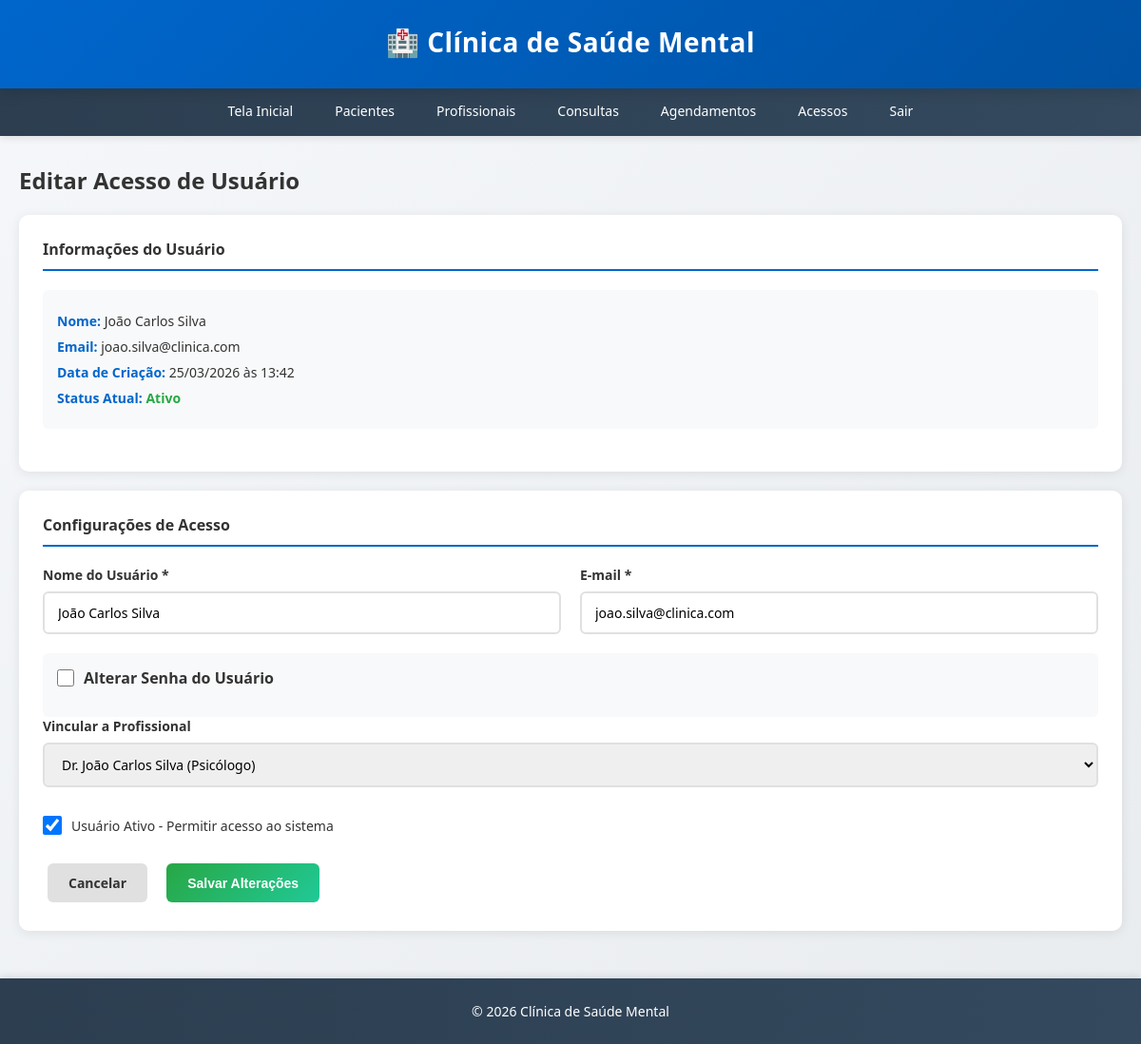
Page /acessos/2/editar (signed in) on the committed database.
### app/models.py (models this page shows, shortened)
class Usuario(db.Model, UserMixin):
    __tablename__ = 'usuarios'
    id = db.Column(db.Integer, primary_key=True)
    nome = db.Column(db.String(100), nullable=False)
    email = db.Column(db.String(120), unique=True, nullable=False)
    senha = db.Column(db.String(200), nullable=False)
    profissional_id = db.Column(db.Integer, db.ForeignKey('profissionais.id'), nullable=True)
    ativo = db.Column(db.Boolean, default=False)
    data_criacao = db.Column(db.DateTime, default=datetime.utcnow)
    profissional = db.relationship('Profissional', backref='usuarios')

class Profissional(db.Model):
    __tablename__ = 'profissionais'
    id = db.Column(db.Integer, primary_key=True)
    nome = db.Column(db.String(150), nullable=False)
    cpf = db.Column(db.String(14), unique=True, nullable=False)
    especialidade = db.Column(db.String(100), nullable=False)
    especialidade_customizada = db.Column(db.String(100), nullable=True)
    telefone = db.Column(db.String(20), nullable=False)
    email = db.Column(db.String(120), nullable=True)
    numero_registro = db.Column(db.String(50), nullable=True)
    estado_civil = db.Column(db.String(50), nullable=True)
    endereco = db.Column(db.String(300), nullable=True)
    nome_contato_emergencia = db.Column(db.String(150), nullable=True)
    telefone_contato_emergencia = db.Column(db.String(20), nullable=True)
    data_cadastro = db.Column(db.DateTime, default=datetime.utcnow)
    consultas = db.relationship('Consulta', backref='profissional', lazy=True, cascade='all, delete-orphan')
    agendamentos = db.relationship('Agendamento', backref='profissional', lazy=True, cascade='all, delete-orphan')

### app/routes.py (the view, shortened to what this page needs)
@acessos_bp.route('/<int:id>/editar', methods=['GET', 'POST'])
@login_required
def editar_acesso(id):
    usuario = Usuario.query.get_or_404(id)
    profissionais = Profissional.query.all()
    return render_template('acessos/editar.html', usuario=usuario, profissionais=profissionais)

### app/templates/acessos/editar.html (shortened to what this page needs)
{% extends "base.html" %}
{% block content %}
<h2>Editar Acesso de Usuário</h2>
<div class="form-section">
    <div class="form-section-title">Informações do Usuário</div>
    <div class="user-info">
        <p><strong>Nome:</strong> {{ usuario.nome }}</p>
        <p><strong>Email:</strong> {{ usuario.email }}</p>
        <p><strong>Data de Criação:</strong> {{ usuario.data_criacao.strftime('%d/%m/%Y às %H:%M') }}</p>
        <p><strong>Status Atual:</strong>
            {% if usuario.ativo %}
                <span style="color: #28a745; font-weight: 600;">Ativo</span>
            {% else %}
                <span style="color: #dc3545; font-weight: 600;">Inativo</span>
            {% endif %}
        </p>
    </div>
</div>
<div class="form-section">
    <div class="form-section-title">Configurações de Acesso</div>
    <form method="POST">
        <div class="form-row">
            <div class="form-group">
                <label for="nome">Nome do Usuário *</label>
                <input type="text" id="nome" name="nome" value="{{ usuario.nome }}" required>
            </div>
            <div class="form-group">
                <label for="email">E-mail *</label>
                <input type="email" id="email" name="email" value="{{ usuario.email }}" required>
            </div>
        </div>
        <div class="password-section">
            <div class="password-toggle">
                <input type="checkbox" id="alterar_senha" name="alterar_senha" onchange="togglePasswordFields()">
                <label for="alterar_senha">Alterar Senha do Usuário</label>
            </div>
        </div>
        <div class="form-row">
            <div class="form-group">
                <label for="profissional_id">Vincular a Profissional</label>
                <select id="profissional_id" name="profissional_id">
                    {% for profissional in profissionais %}
                    <option value="{{ profissional.id }}" {% if usuario.profissional_id == profissional.id %}selected{% endif %}>
                        {{ profissional.nome }} ({{ profissional.especialidade }})
                    </option>
                    {% endfor %}
                </select>
            </div>
        </div>
        <div class="form-row">
            <div class="form-group full">
                <div class="checkbox-group">
                    <input type="checkbox" id="ativo" name="ativo" value="on" {% if usuario.ativo %}checked{% endif %}>
                    <label for="ativo">Usuário Ativo - Permitir acesso ao sistema</label>
                </div>
            </div>
        </div>
        <div class="form-actions">
            <a href="{{ url_for('acessos.listar_acessos') }}" class="btn btn-secondary">Cancelar</a>
            <button type="submit" class="btn btn-success">Salvar Alterações</button>
        </div>
    </form>
</div>
{% endblock %}

### app/templates/base.html (style rules this page uses)
* { margin: 0; padding: 0; box-sizing: border-box; }
body { font-family: 'Segoe UI', Tahoma, Geneva, Verdana, sans-serif; background: linear-gradient(135deg, #f5f7fa 0%, #e9ecef 100%); color: #333; min-height: 100vh; display: flex; flex-direction: column; }
.btn { display: inline-block; padding: 11px 22px; margin: 5px; border: none; border-radius: 6px; cursor: pointer; text-decoration: none; font-size: 14px; font-weight: 600; transition: all 0.3s ease; }
.btn-secondary { background: #e0e0e0; color: #333; }
.btn-success { background: linear-gradient(135deg, #28a745 0%, #20c997 100%); color: white; }
.form-group { margin-bottom: 18px; }
.form-group label { display: block; margin-bottom: 8px; color: #333; font-weight: 600; font-size: 14px; }
.form-group input, .form-group select, .form-group textarea { width: 100%; padding: 11px 14px; border: 2px solid #e0e0e0; border-radius: 6px; font-size: 14px; font-family: inherit; transition: all 0.3s ease; }
.form-row { display: grid; grid-template-columns: repeat(auto-fit, minmax(280px, 1fr)); gap: 20px; margin-bottom: 20px; }
.form-row .form-group.full { grid-column: 1 / -1; }
.form-actions { margin-top: 25px; display: flex; gap: 10px; justify-content: flex-start; }
h2 { color: #333; margin-bottom: 10px; font-size: 24px; font-weight: 600; }
h2 { color: #333; margin-bottom: 20px; font-size: 24px; font-weight: 600; }

### app/templates/acessos/editar.html (style rules this page uses)
.form-section { background: white; border-radius: 10px; padding: 25px; margin-bottom: 20px; box-shadow: 0 2px 12px rgba(0, 0, 0, 0.08); }
.form-section-title { font-size: 16px; font-weight: 600; color: #333; margin-bottom: 20px; padding-bottom: 10px; border-bottom: 2px solid #0066cc; }
.form-row { display: grid; grid-template-columns: repeat(auto-fit, minmax(300px, 1fr)); gap: 20px; }
.form-group { margin-bottom: 0; }
.form-group.full { grid-column: 1 / -1; }
.checkbox-group { display: flex; align-items: center; gap: 10px; margin-top: 10px; }
.checkbox-group input[type="checkbox"] { width: 20px; height: 20px; cursor: pointer; }
.checkbox-group label { margin: 0; cursor: pointer; font-weight: 500; }
.user-info { background: #f8f9fa; padding: 15px; border-radius: 6px; margin-bottom: 20px; }
.user-info p { margin: 8px 0; font-size: 14px; }
.user-info strong { color: #0066cc; }
.password-section { background: #f8f9fa; padding: 15px; border-radius: 6px; margin-top: 15px; }
.password-toggle { display: flex; align-items: center; gap: 10px; margin-bottom: 15px; cursor: pointer; }
.password-toggle input[type="checkbox"] { width: 18px; height: 18px; cursor: pointer; }
.password-toggle label { margin: 0; cursor: pointer; font-weight: 600; color: #333; }

### rows in the picture
Usuario: nome "João Carlos Silva", email "joao.silva@clinica.com", data_criacao "25/03/2026 às 13:42", profissional_id "Dr. João Carlos Silva (Psicólogo)", ativo "☑"
